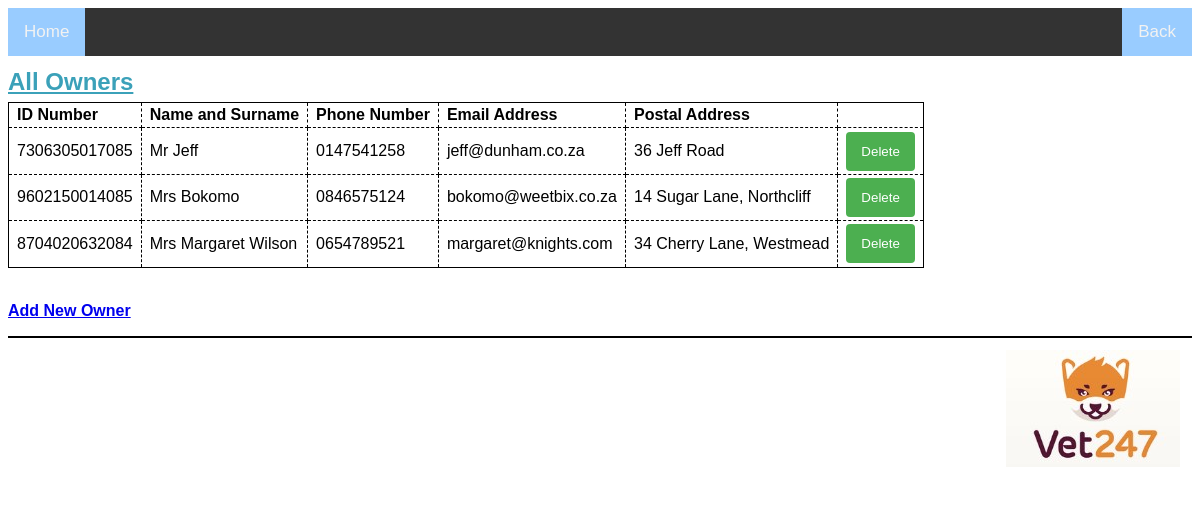
The page /owners/all_owners.php on the database its author committed.
### tables this page shows
CREATE TABLE `tblowners` (
  `ownerID` varchar(13) NOT NULL,
  `nameSurname` varchar(60) NOT NULL,
  `phoneNum` varchar(10) NOT NULL,
  `emailAdd` varchar(100) NOT NULL,
  `postalAdd` text NOT NULL
);

### owners/all_owners.php (the view, shortened to what this page needs)
<?php
require('../model/connection.php');
$queryAll = 'SELECT * FROM tblowners
             ORDER BY nameSurname';
$statementA = $db->prepare($queryAll);
$statementA->execute();
$owners = $statementA->fetchAll();
?>
<!DOCTYPE html>
<html>
<head>
    <link rel="stylesheet" type="text/css" href="../view/main.css" />
	<link rel="stylesheet" href="https://cdnjs.cloudflare.com/ajax/libs/font-awesome/4.7.0/css/font-awesome.min.css"/>
</head>
<body>
<main>
    <h1><u>All Owners</u></h1>
    <section>
        <table>
            <tr>
                <th>ID Number</th>
                <th>Name and Surname</th>
                <th>Phone Number</th>
                <th>Email Address</th>
				<th>Postal Address</th>
            </tr>
            <?php foreach ($owners as $owner) : ?>
            <tr>
                <td><?php echo $owner['ownerID']; ?></td>
                <td><?php echo $owner['nameSurname']; ?></td>
                <td><?php echo $owner['phoneNum']; ?></td>
				<td><?php echo $owner['emailAdd']; ?></td>
                <td><?php echo $owner['postalAdd']; ?></td>
				<td><form action="all_owners.php" method="post">
                    <input type="submit" value="Delete">
                </form></td>
            </tr>
            <?php endforeach; ?>
        </table><br>
    </section>
</main>
</body>
<section>
<p><a href="add_owner.php">Add New Owner</a></p>
</section>
<footer>
 <a class="logo"><img src="../view/logo2.jpg" style="padding: 12px 12px 12px 5px; float: right;"></a>
</footer>
</html>

### view/main.css (style rules this page uses)
body { margin-top: 0; font-family: sans-serif; background-color: white; padding: .5em; }
footer { clear: both; margin-top: 1em; border-top: 2px solid black; }
h1 { font-size: 150%; margin: 0; padding: .5em 0 .25em; }
h1, h2 { color: rgb(59, 161, 185); }
p { color: rgb(41, 64, 124); font-weight: bold; }
table { border: 1px solid black; border-collapse: collapse; }
td, th { border: 1px dashed black; padding: .2em .5em .2em .5em; vertical-align: centre; text-align: left; }
form { margin: 0; }
* { box-sizing: border-box; }
input[type=submit] { background-color: #4CAF50; color: white; padding: 12px 15px; border: none; border-radius: 4px; cursor: pointer; float: right; }
body { margin:0;font-family:Arial }
.topnav { overflow: hidden; background-color: #333; }
.topnav a { float: left; display: block; color: #f2f2f2; text-align: center; padding: 14px 16px; text-decoration: none; font-size: 17px; }
.topnav-right { float: right; }
.active { background-color: #99ccff; color: white; }
::placeholder { color: #D3D3D3; }

### rows shown on the page
tblowners: ownerID "7306305017085", nameSurname "Mr Jeff", phoneNum "0147541258", emailAdd "jeff@dunham.co.za", postalAdd "36 Jeff Road"
tblowners: ownerID "9602150014085", nameSurname "Mrs Bokomo", phoneNum "0846575124", emailAdd "bokomo@weetbix.co.za", postalAdd "14 Sugar Lane, Northcliff"
tblowners: ownerID "8704020632084", nameSurname "Mrs Margaret Wilson", phoneNum "0654789521", emailAdd "margaret@knights.com", postalAdd "34 Cherry Lane, Westmead"
